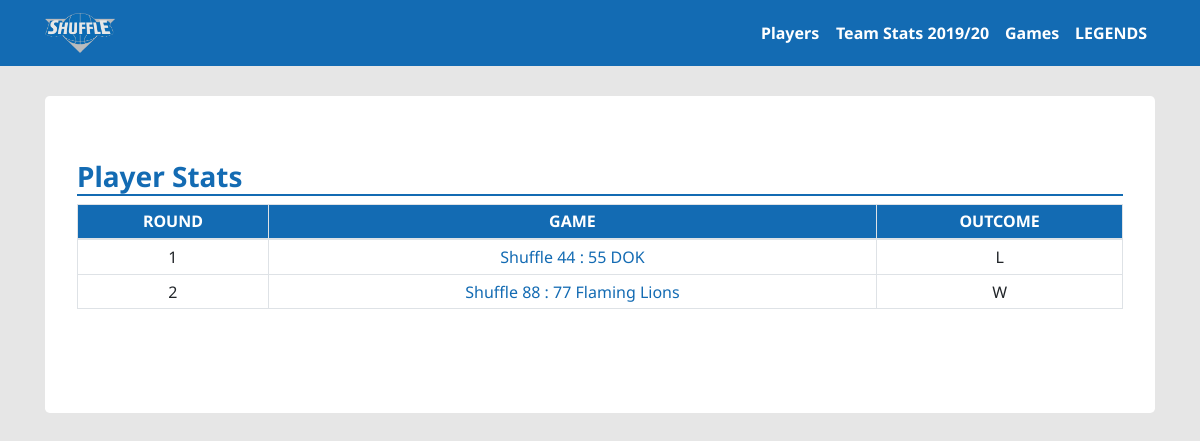
The page /games/ on the database as committed earlier.
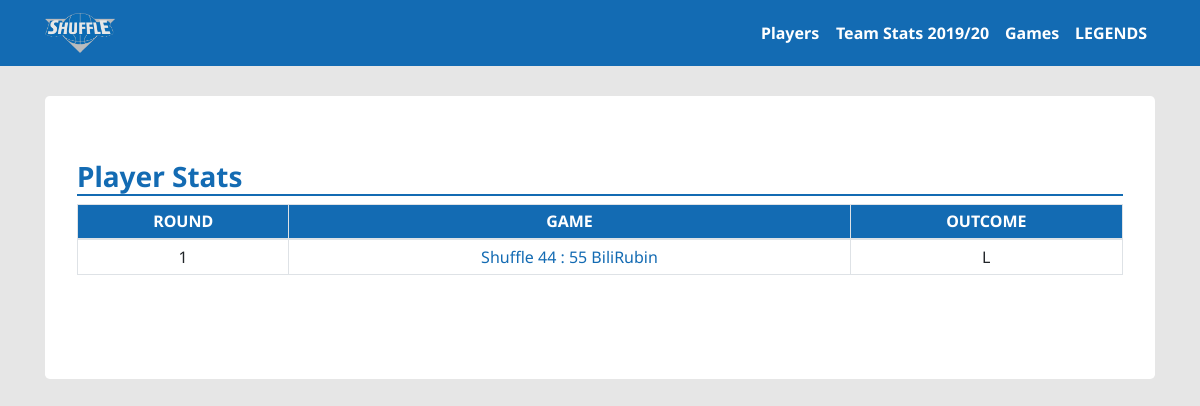
The same page on the database as committed later.
### team/models.py (models this page shows, shortened)
class Game(models.Model):
    home = models.ForeignKey(Team, related_name='home_team', on_delete=models.CASCADE)
    away = models.ForeignKey(Team, related_name='away_team', on_delete=models.CASCADE)
    home_score = models.IntegerField()
    away_score = models.IntegerField()
    season = models.CharField(default='2019/20', max_length=10)
    @cached_property
    def outcome(self):
        if self.home.name == 'Shuffle':
            if self.home_score > self.away_score:
                return 'W'
            else:
                return 'L'
        if self.away.name == 'Shuffle':
            if self.home_score > self.away_score:
                return 'L'
            else:
                return 'W'
    def __str__(self):
        return self.home.name + " " + str(self.home_score) + " : " + str(self.away_score) + " " + self.away.name

class Team(models.Model):
    name = models.CharField(max_length=50)
    logo = models.ImageField()

### team/views.py (the view)
# urls.py: path('games/', views.GamesView.as_view(), name='games'),
class GamesView(generic.ListView):
    model = Game
    template_name = 'team/games.html'
    context_object_name = 'games'

### team/templates/team/games.html (shortened to what this page needs)
{% extends 'team/base.html' %}
{% load static %}
{% block body %}
<div class="container">
    <div class="jumbotron">
        <h3 class="details-name" style="font-weight: bold">Player Stats</h3>
            <div class="table-responsive">
                <table class="table table-bordered table-hover table-sm sortable" id="myTable">
                  <thead>
                    <tr align="center">
                      <th scope="col" colspan="1">ROUND</th>
                      <th scope="col" colspan="1">GAME</th>
                      <th scope="col" colspan="1">OUTCOME</th>
                    </tr>
                  </thead>
                  <tbody>
                  {% for game in games %}
                    <tr align="center">
                      <td>{{ forloop.counter }}</td>
                        <td><a class="game" href="{% url 'team:game-stats' game.pk %}">{{ game }}</a></td>
                      <td>{{ game.outcome }}</td>
                    </tr>
                  {% endfor %}
                  </tbody>
                </table>
            </div>
        <br>
    </div>
</div>
{% endblock %}

Rows that differ between the two databases and show on the page:
removed Game: home+home_score+away_score "Shuffle 88 : 77 Flaming Lions", outcome "W"
changed through a linked row, Game: home+home_score+away_score "Shuffle 44 : 55 DOK" → "Shuffle 44 : 55 BiliRubin"
